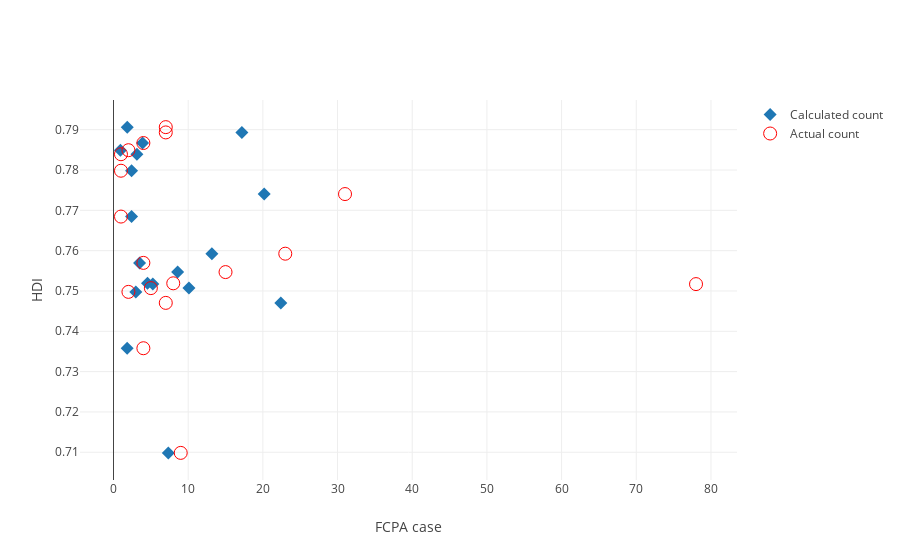

Here is the notebook cell this chart was saved with:
### Code cell
import plotly.plotly as py
import plotly.graph_objs as go
trace1 = go.Scatter(
    x = np.exp(df_hdi_high['Calc Count']),
    y = df_hdi_high['score'],
    text = df_hdi_high['Legend'],
    mode='markers',
    marker=dict(symbol = 'diamond', size=10),
    name = 'Calculated count'
)

trace2 = go.Scatter(
    x = df_hdi_high['Count'],
    y = df_hdi_high['score'],
    text = df_hdi_high['Legend'],
    mode='markers',
    marker=dict(size=13, color ='red', symbol = "circle-open"),
    name = 'Actual count'
)

layout = go.Layout(
    xaxis=dict(
        title = 'FCPA case'
    ),
    yaxis=dict(
        title = 'HDI'
    )
)
data = [trace1, trace2]

plotly.offline.iplot({'data': data, 'layout': layout}, filename='HDI vs fcpa: high HDI')

### Figure 1 — Plotly figure (JSON) as saved in the notebook; plotly's stock layout.template omitted (floating-point values rounded to 4 significant figures)
{"data": [{"marker": {"size": 10, "symbol": "diamond"}, "mode": "markers", "name": "Calculated count", "text": ["pm 4.0<br>cti 7.0<br>rt 5.0", "pm 11.0<br>cti 6.0<br>rt 7.0", "pm 16.0<br>cti 6.0<br>rt 5.0", "pm 10.0<br>cti 7.0<br>rt 0.0", "pm 9.0<br>cti 2.0<br>rt 6.0", "pm 9.0<br>cti 8.0<br>rt 6.0", "pm 14.0<br>cti 4.0<br>rt 6.2", "pm 12.0<br>cti 6.0<br>rt 6.0", "pm 13.0<br>cti 8.0<br>rt 5.0", "pm 12.0<br>cti 6.0<br>rt 4.0", "pm 5.0<br>cti 7.0<br>rt 6.0", "pm 9.0<br>cti 2.0<br>rt 6.0", "pm 13.0<br>cti 9.0<br>rt 6.0", "pm 8.0<br>cti 9.0<br>rt 6.0", "pm 8.0<br>cti 3.0<br>rt 6.0", "pm 9.0<br>cti 6.0<br>rt 6.0", "pm 3.0<br>cti 5.0<br>rt 0.0", "pm 0.0<br>cti 5.0<br>rt 8.0"], "type": "scatter", "uid": "8ca76cec-b9a7-11e8-851f-c48e8ff48516", "x": [1.842, 17.19, 3.893, 0.9246, 3.133, 2.417, 20.17, 2.417, 13.17, 3.491, 8.584, 4.555, 5.265, 10.1, 2.986, 22.41, 1.828, 7.341], "y": [0.7906, 0.7893, 0.7867, 0.7849, 0.7839, 0.7798, 0.774, 0.7685, 0.7592, 0.757, 0.7547, 0.7519, 0.7517, 0.7507, 0.7498, 0.747, 0.7358, 0.7098]}, {"marker": {"color": "red", "size": 13, "symbol": "circle-open"}, "mode": "markers", "name": "Actual count", "text": ["pm 4.0<br>cti 7.0<br>rt 5.0", "pm 11.0<br>cti 6.0<br>rt 7.0", "pm 16.0<br>cti 6.0<br>rt 5.0", "pm 10.0<br>cti 7.0<br>rt 0.0", "pm 9.0<br>cti 2.0<br>rt 6.0", "pm 9.0<br>cti 8.0<br>rt 6.0", "pm 14.0<br>cti 4.0<br>rt 6.2", "pm 12.0<br>cti 6.0<br>rt 6.0", "pm 13.0<br>cti 8.0<br>rt 5.0", "pm 12.0<br>cti 6.0<br>rt 4.0", "pm 5.0<br>cti 7.0<br>rt 6.0", "pm 9.0<br>cti 2.0<br>rt 6.0", "pm 13.0<br>cti 9.0<br>rt 6.0", "pm 8.0<br>cti 9.0<br>rt 6.0", "pm 8.0<br>cti 3.0<br>rt 6.0", "pm 9.0<br>cti 6.0<br>rt 6.0", "pm 3.0<br>cti 5.0<br>rt 0.0", "pm 0.0<br>cti 5.0<br>rt 8.0"], "type": "scatter", "uid": "8ca76ced-b9a7-11e8-8824-c48e8ff48516", "x": [7, 7, 4, 2, 1, 1, 31, 1, 23, 4, 15, 8, 78, 5, 2, 7, 4, 9], "y": [0.7906, 0.7893, 0.7867, 0.7849, 0.7839, 0.7798, 0.774, 0.7685, 0.7592, 0.757, 0.7547, 0.7519, 0.7517, 0.7507, 0.7498, 0.747, 0.7358, 0.7098]}], "layout": {"xaxis": {"title": "FCPA case"}, "yaxis": {"title": "HDI"}}}
